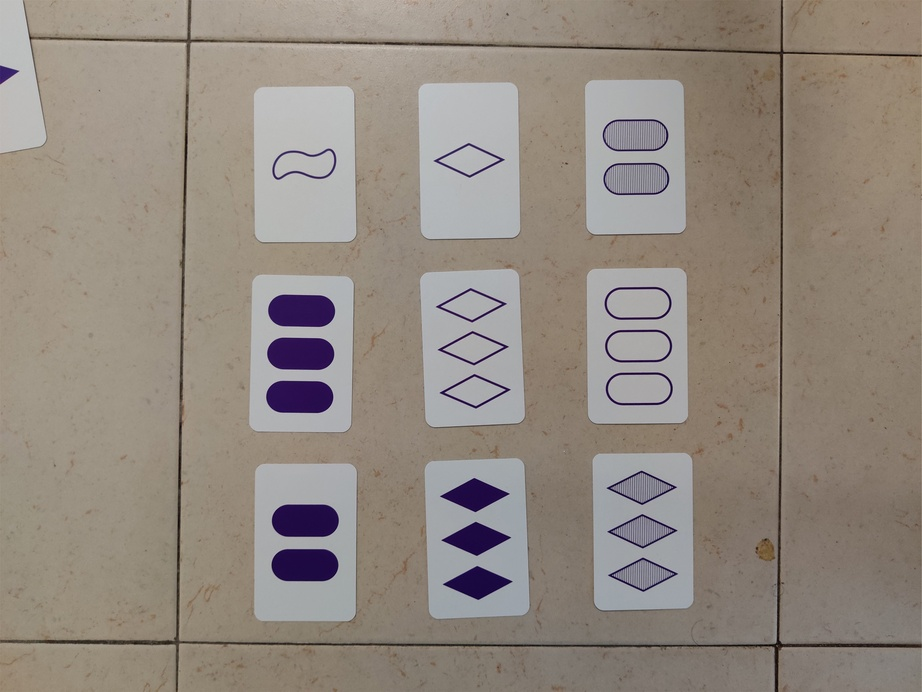
#> input picture task_two/9B6hJ.jpg, 922 x 692 px, shrunk from 2127 x 1595 before the run
$ jupyter execute task.ipynb
#> lines starting #> are read from the running program, lines starting #| are printed output that depends on the picture; after the words box and inside, x2 and y2 are one past the last pixel; in counts of white or black regions, pixels touching at a corner belong together
[cell 1]
import numpy as np
import matplotlib.pyplot as plt
import cv2

[cell 2]
def display_imgs(images,plots,titles,size) :
    fig=plt.figure(figsize=size)
    for i in range (len(images))  :
        fig.add_subplot(plots[0],plots[1],i+1)
        plt.imshow(images[i],cmap='gray')
        plt.title(titles[i])
        plt.axis('off')
    plt.show()

[cell 3]
first_img=cv2.imread("9B6hJ.jpg")
#> first_img is the input picture: shape (692, 922, 3); mean B, G, R 128, 137.1, 146.6
gray=cv2.cvtColor(first_img,cv2.COLOR_BGR2GRAY)
blur=cv2.blur(gray,(7,7))
edges=cv2.Canny(blur,22,80)
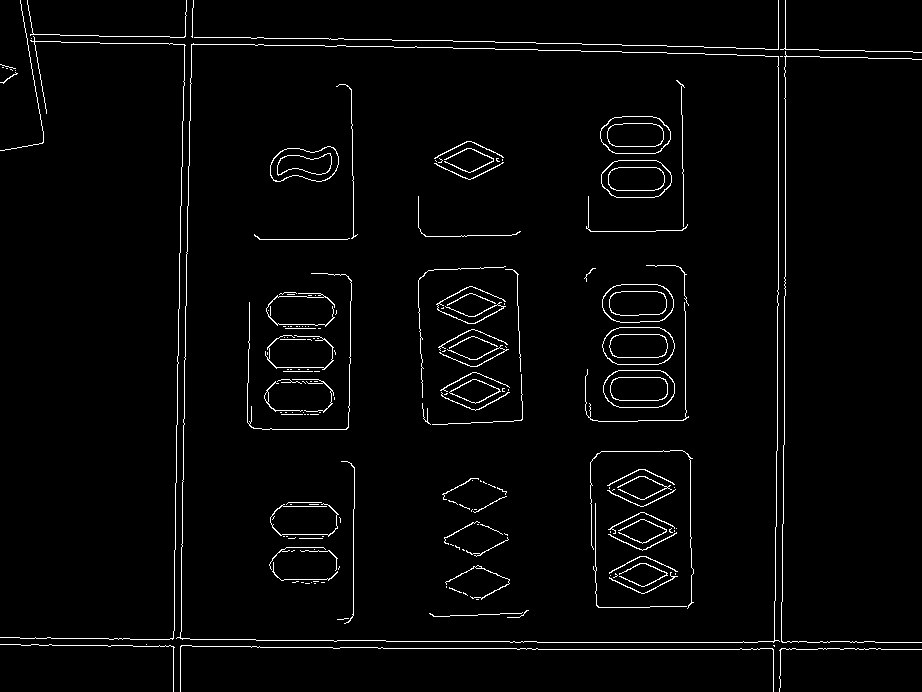
#> edges: shape (692, 922); 2.5% white in thin lines or dots
contours,hier_=cv2.findContours(edges,cv2.RETR_EXTERNAL,cv2.CHAIN_APPROX_SIMPLE)
#> contours = 21 contours, 20 with area under 20; largest, box (x1, y1, x2, y2) and area: (176, 43, 780, 643) 350393

for contour in contours :
    mask=np.zeros(first_img.shape[:2],dtype=np.uint8)
    cv2.drawContours(mask,[contour],-1,255,-1)
    masked=cv2.bitwise_and(first_img,first_img,mask=mask)
    images=[mask,masked]
    titles=["mask","masked"]
    plots=[1,2]
    size=(15,15)
    print(contour)
    display_imgs(images,plots,titles,size)
    if np.sum(mask) > 0:  # Check if mask has any white pixels
        images = [mask, masked]
        titles = ["Mask ", "Masked"]
        plots = [1, 2]
        size = (15, 15)
        display_imgs(images, plots, titles, size)
    else:
        print(f"Mask for contour {contour} is empty.")
#> this loop made 21 passes
#> contour on passes 2, 4, 7, 8, 9, 10, 12, 15: [[773, 645], [774, 646], [774, 645]], [[146, 644]], [[15, 70]], [[10, 69], [11, 69], [12, 70], [11, 69]], [[6, 68], [7, 68]], [[2, 67], [3, 67]], [[780, 56], [782, 56]], [[31, 38]]
#> (printed output is left out)
#> pass 1, in display_imgs, `plt.show()`:
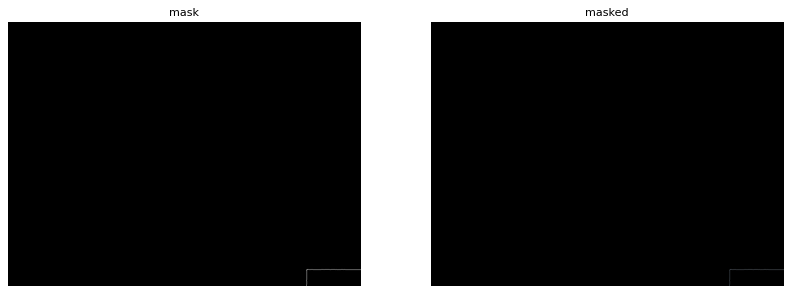
#> figure drawn by matplotlib, 2 panels
#> after the loop: mask: shape (692, 922); 0.03% white in thin lines or dots, all inside (x1, y1, x2, y2) = (0, 0, 44, 151)

# print(edges)

[cell 4]
import cv2
import numpy as np
import matplotlib.pyplot as plt


first_img = cv2.imread("9B6hJ.jpg")
gray = cv2.cvtColor(first_img, cv2.COLOR_BGR2GRAY)
blur = cv2.GaussianBlur(gray, (7, 7), 0)
edges = cv2.Canny(blur, 22, 80)
#> edges: shape (692, 922); 2.7% white in thin lines or dots
contours, _ = cv2.findContours(edges, cv2.RETR_EXTERNAL, cv2.CHAIN_APPROX_SIMPLE)
#> contours = 14 contours, 13 with area under 20; largest, box (x1, y1, x2, y2) and area: (179, 42, 780, 645) 354079
for i, contour in enumerate(contours):
    if cv2.contourArea(contour)>1000 : # filtering the bad contour
        mask = np.zeros(first_img.shape[:2], dtype=np.uint8)
        cv2.drawContours(mask, [contour], -1, 255, -1)
        masked = cv2.bitwise_and(first_img, first_img, mask=mask)
        images = [mask, masked]
        titles = [f"Mask {i+1}", f"Masked {i+1}"]
        plots = [1, 2]
        size = (15, 15)
        display_imgs(images, plots, titles, size)
#> this loop made 14 passes
#> (titles, plots, size) on pass 7: (['Mask 7', 'Masked 7'], [1, 2], (15, 15))
#> contour on pass 2: [[782, 645]]
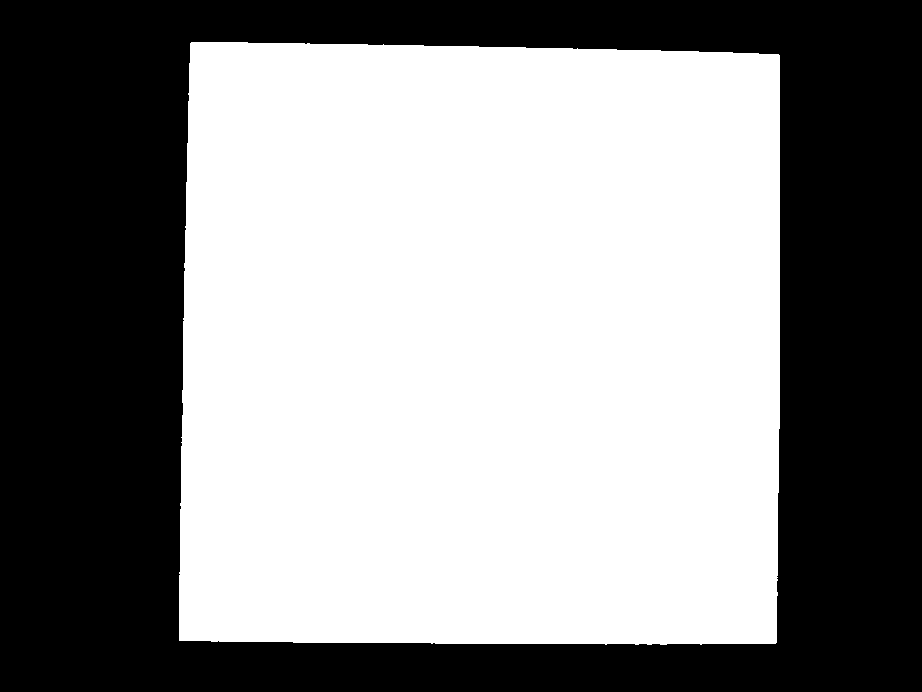
#> mask: shape (692, 922); 55.7% white; 1 black region, box (x1, y1, x2, y2) and area: (0, 0, 922, 692) 282759

[cell 5]
import cv2
import numpy as np
import matplotlib.pyplot as plt


sec_img = cv2.imread("Ttpvb.jpg")
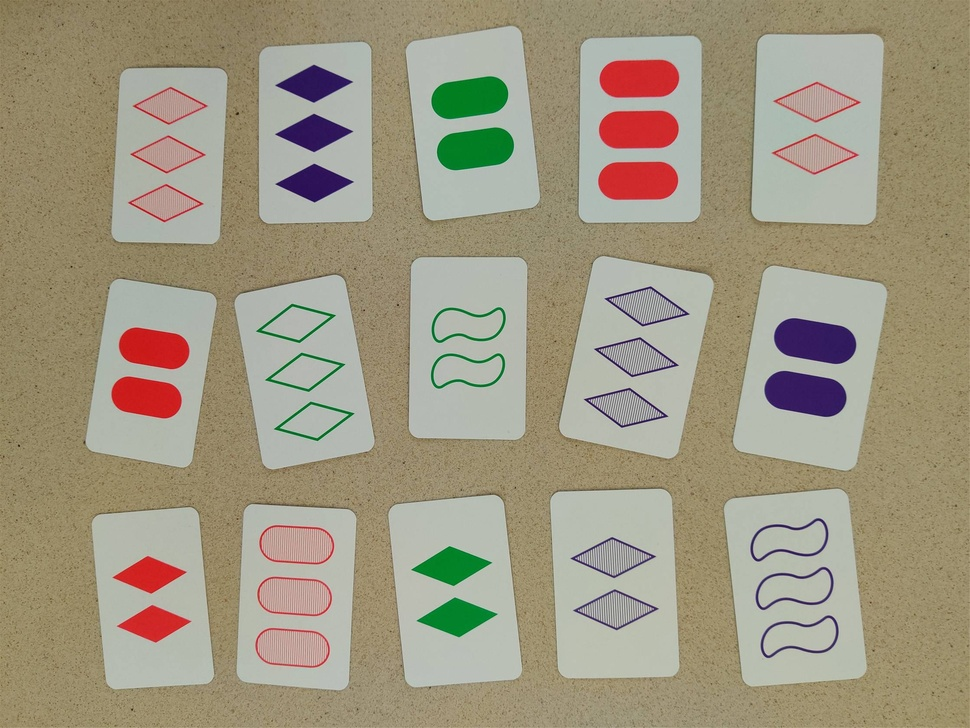
#> input picture task_two/Ttpvb.jpg, 970 x 728 px, shrunk from 2237 x 1678 before the run
#> sec_img is the input picture: shape (728, 970, 3); mean B, G, R 129.3, 151.1, 159.3


gray = cv2.cvtColor(sec_img, cv2.COLOR_BGR2GRAY)
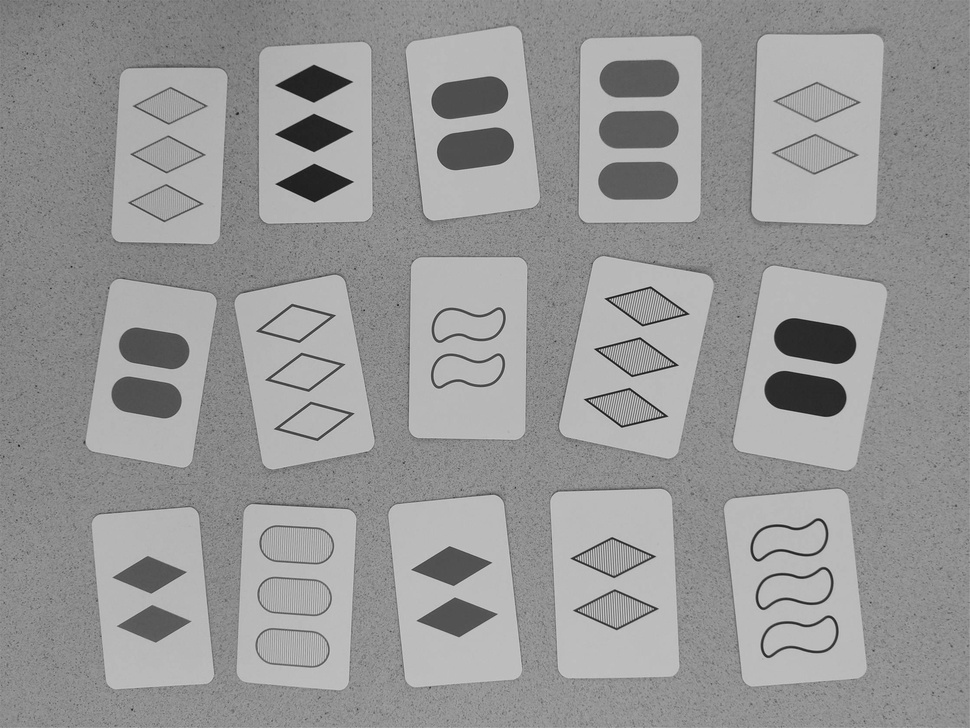
#> gray: shape (728, 970); min 18, max 208, mean 151.1


blur = cv2.GaussianBlur(gray, (7, 7), 0)
#> blur: shape (728, 970)

edges = cv2.Canny(blur, 22, 80)
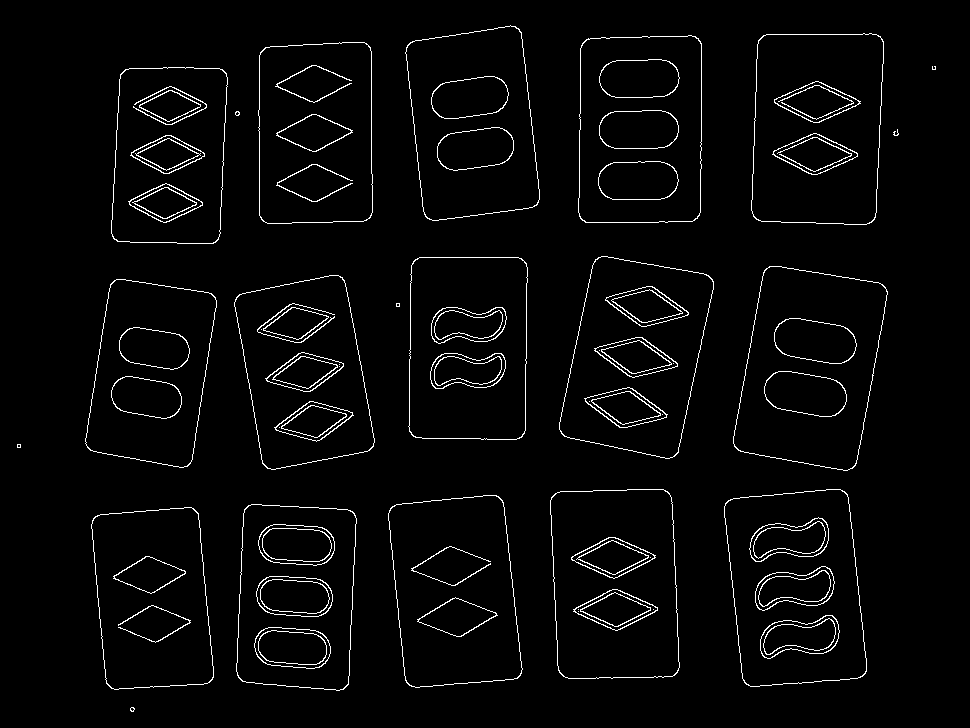
#> edges: shape (728, 970); 3% white in thin lines or dots, all inside (x1, y1, x2, y2) = (17, 25, 936, 712)


contours, _ = cv2.findContours(edges, cv2.RETR_EXTERNAL, cv2.CHAIN_APPROX_NONE)
#> contours = 21 contours, 6 with area under 20; largest, box (x1, y1, x2, y2) and area: (733, 266, 888, 471) 23733, (724, 489, 867, 687) 23550, (751, 33, 884, 225) 23508, (559, 256, 714, 459) 22662, (550, 489, 680, 679) 22628

for i, contour in enumerate(contours):
    if cv2.contourArea(contour) > 20000:
        mask = np.zeros(sec_img.shape[:2], dtype=np.uint8)

        cv2.drawContours(mask, [contour], -1, 255, -1)


        masked = cv2.bitwise_and(sec_img, sec_img, mask=mask)

        images = [mask, masked]
        titles = [f"Mask {i+1}", f"Masked {i+1}"]
        plots = [1, 2]
        size = (15, 15)
        display_imgs(images, plots, titles, size)
#> this loop made 21 passes
#> titles on passes 3, 4, 5, 6, 10, 11, 12, 13, 19, 20, 21: ['Mask 3', 'Masked 3'], ['Mask 4', 'Masked 4'], ['Mask 5', 'Masked 5'], ['Mask 6', 'Masked 6'], ['Mask 10', 'Masked 10'], ['Mask 11', 'Masked 11'], ['Mask 12', 'Masked 12'], ['Mask 13', 'Masked 13'], ['Mask 19', 'Masked 19'], ['Mask 20', 'Masked 20'], ['Mask 21', 'Masked 21']
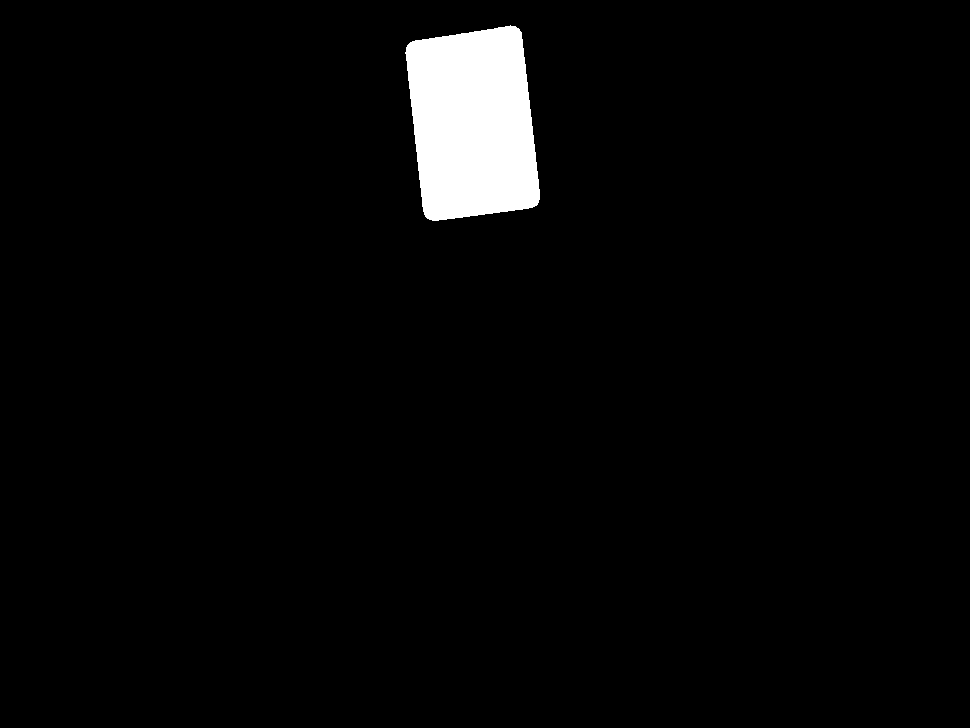
#> mask: shape (728, 970); 3% white; 1 white region, box (x1, y1, x2, y2) and area: (405, 25, 540, 221) 21459
